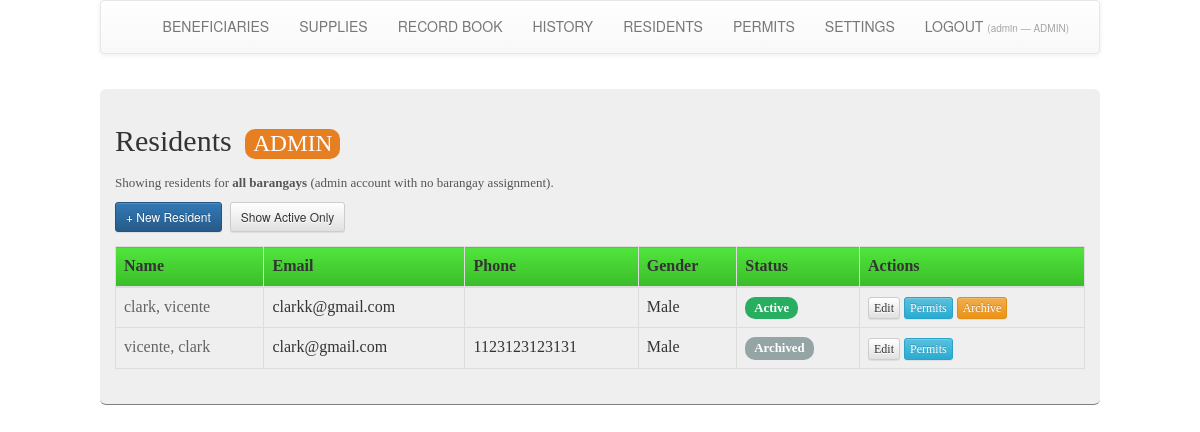
Screenshot of /inventoryProjBrgy/inventoryProjBrgy/residents.php?archived=1 (signed in) with the database file from the repository.
### tables this page shows
CREATE TABLE `residents` (
  `id` int(11) NOT NULL,
  `barangay_id` int(11) NOT NULL,
  `last_name` varchar(100) NOT NULL,
  `first_name` varchar(100) NOT NULL,
  `middle_name` varchar(100) DEFAULT NULL,
  `email` varchar(255) NOT NULL COMMENT 'Required for SMTP notifications',
  `phone` varchar(30) DEFAULT NULL,
  `birthdate` date DEFAULT NULL,
  `gender` varchar(20) DEFAULT NULL,
  `address_line` text DEFAULT NULL,
  `status` enum('active','archived') NOT NULL DEFAULT 'active',
  `created_by_user_id` int(11) NOT NULL COMMENT 'FK → users.id (staff who created)',
  `created_at` timestamp NOT NULL DEFAULT current_timestamp(),
  `updated_at` timestamp NOT NULL DEFAULT current_timestamp() ON UPDATE current_timestamp()
);

### inventoryProjBrgy/inventoryProjBrgy/require_auth.php (called while the page is built, shortened)
<?php
function current_role() {
    return isset($_SESSION['role']) ? (string)$_SESSION['role'] : 'staff';
}
function is_admin() {
    return current_role() === 'admin';
}

### inventoryProjBrgy/inventoryProjBrgy/actions.php (called while the page is built, shortened)
<?php
function list_residents($barangay_id, $include_archived = false, $all_barangays = false) {
    include __DIR__ . '/dbcon.php';
    $status_clause = $include_archived ? '' : "AND r.status = 'active'";
    if ($all_barangays) {
        $where = '1=1';
    } else {
        $bid = (int)$barangay_id;
        $where = "r.barangay_id = $bid";
    }
    $sql = "SELECT r.*, b.brgy AS barangay_name
            FROM residents r
            LEFT JOIN barangays b ON b.n = r.barangay_id
            WHERE $where
            $status_clause
            ORDER BY r.barangay_id, r.last_name, r.first_name";
    $result = mysqli_query($con, $sql);
    $rows = array();
    if ($result) {
        while ($row = mysqli_fetch_assoc($result)) {
            $rows[] = $row;
        }
    }
    return $rows;
}

### inventoryProjBrgy/inventoryProjBrgy/residents.php (the view, shortened to what this page needs)
<?php
require_once __DIR__ . '/require_auth.php';
include __DIR__ . '/dbcon.php';
include __DIR__ . '/actions.php';
$show_archived = (function_exists('is_admin') && is_admin()) && isset($_GET['archived']);
$is_admin_user = function_exists('is_admin') && is_admin();
$session_brgy  = array_key_exists('barangay_id', $_SESSION) ? $_SESSION['barangay_id'] : null;
$show_all_barangays = $is_admin_user && $session_brgy === null;
$barangay_id        = ($session_brgy !== null) ? (int)$session_brgy : 1;
if ($show_all_barangays) {
    $residents = list_residents(0, $show_archived, true);
} else {
    $residents = list_residents($barangay_id, $show_archived, false);
}
?><!DOCTYPE html>
<html>
<head>
  <?php include __DIR__ . '/head.php'; ?>
</head>
<body>
<div class="pane">
  <?php include __DIR__ . '/nav.php'; ?>
  <div class="content">
    <h2>
      Residents
      <?php if (function_exists('is_admin') && is_admin()): ?>
        <span class="badge-admin">ADMIN</span>
      <?php endif; ?>
    </h2>
    <?php if ($show_all_barangays): ?>
      <p style="color:#555;font-size:13px;margin-bottom:10px">Showing residents for <strong>all barangays</strong> (admin account with no barangay assignment).</p>
    <?php endif; ?>
    <div style="margin-bottom:14px;display:flex;gap:8px;flex-wrap:wrap;align-items:center">
      <a href="resident_form.php" class="btn btn-primary btn-sm">+ New Resident</a>
      <?php if (function_exists('is_admin') && is_admin()): ?>
        <?php if ($show_archived): ?>
          <a href="residents.php" class="btn btn-default btn-sm">Show Active Only</a>
        <?php else: ?>
          <a href="residents.php?archived=1" class="btn btn-default btn-sm">Show Archived</a>
        <?php endif; ?>
      <?php endif; ?>
    </div>
    <?php if (empty($residents)): ?>
      <p style="color:#888">No residents found.</p>
    <?php else: ?>
    <table class="tableheader table table-bordered table-hover" style="width:100%">
      <thead>
        <tr>
          <th>Name</th>
          <th>Email</th>
          <th>Phone</th>
          <th>Gender</th>
          <th>Status</th>
          <th>Actions</th>
        </tr>
      </thead>
      <tbody>
      <?php foreach ($residents as $r): ?>
        <tr>
          <td>
            <a href="permits.php?resident_id=<?php echo $r['id']; ?>">
              <?php echo htmlspecialchars($r['last_name'] . ', ' . $r['first_name'] . ' ' . ($r['middle_name'] ?? ''), ENT_QUOTES, 'UTF-8'); ?>
            </a>
          </td>
          <td><?php echo htmlspecialchars($r['email'] ?? '', ENT_QUOTES, 'UTF-8'); ?></td>
          <td><?php echo htmlspecialchars($r['phone'] ?? '&mdash;', ENT_QUOTES, 'UTF-8'); ?></td>
          <td><?php echo htmlspecialchars($r['gender'] ?? '&mdash;', ENT_QUOTES, 'UTF-8'); ?></td>
          <td>
            <?php if ($r['status'] === 'active'): ?>
              <span class="badge-active">Active</span>
            <?php else: ?>
              <span class="badge-archived">Archived</span>
            <?php endif; ?>
          </td>
          <td>
            <a href="resident_form.php?id=<?php echo $r['id']; ?>" class="btn btn-xs btn-default">Edit</a>
            <a href="permits.php?resident_id=<?php echo $r['id']; ?>" class="btn btn-xs btn-info">Permits</a>
            <?php if (function_exists('is_admin') && is_admin() && $r['status'] === 'active'): ?>
              <a href="resident_action.php?action=archive&id=<?php echo $r['id']; ?>"
                 class="btn btn-xs btn-warning"
                 onclick="return confirm('Archive this resident? They will no longer appear in active lists.')">
                Archive
              </a>
            <?php endif; ?>
          </td>
        </tr>
      <?php endforeach; ?>
      </tbody>
    </table>
    <?php endif; ?>
  </div>
</div>
</body>
</html>

### inventoryProjBrgy/inventoryProjBrgy/styles/main.css (style rules this page uses)
* { margin: 0px; padding: 0px; }
h1, h2, h3 { font-family: Century Gothic; font-weight: normal; margin-bottom: 15px; }
div.pane { width: 1000px; margin: 0px auto; }
div.content { border-radius: 6px; background-color: #EFEFEF; margin-top: 15px; width: 1000px; display: block; position: relative; float: left; padding: 15px; border-bottom: 1px solid gray; }
a { text-decoration: none; color: #636363; }
p { font-family: Calibri; }
table.tableheader { width: 100%; font-family: Calibri; }
table.tableheader th { vertical-align: top; text-align: left; font-size: 12pt; background-image: linear-gradient(to bottom, #51e53d, #3bbc29); padding: 4px; }
table.tableheader td { font-size: 12pt; padding: 4px; }

### inventoryProjBrgy/inventoryProjBrgy/residents.php (style rules this page uses)
.badge-active { display:inline-block; background:#27ae60; color:#fff; padding:2px 9px; border-radius:10px; font-size:.8em; font-weight:600; }
.badge-archived { display:inline-block; background:#95a5a6; color:#fff; padding:2px 9px; border-radius:10px; font-size:.8em; font-weight:600; }
.badge-admin { display:inline-block; background:#e67e22; color:#fff; padding:2px 8px; border-radius:10px; font-size:.78em; margin-left:6px; }

### rows the page displays
residents: last_name+first_name+middle_name "clark, vicente", email "clarkk@gmail.com", gender "Male", status "Active"
residents: last_name+first_name+middle_name "vicente, clark", email "clark@gmail.com", phone "1123123123131", gender "Male", status "Archived"

### other values shown
$_nav_user "admin"
$_nav_role "ADMIN"
